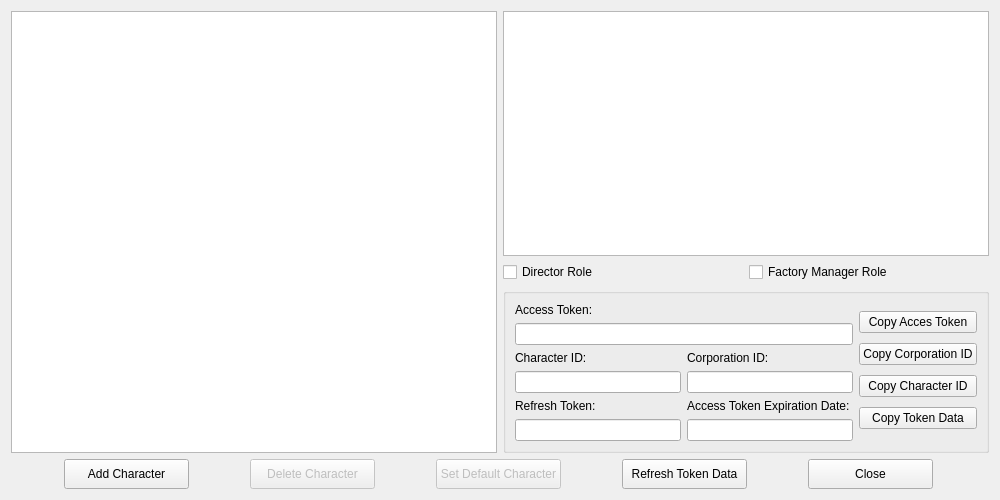
<?xml version="1.0" encoding="UTF-8"?>
<ui version="4.0">
 <class>frmManageAccounts</class>
 <widget class="QWidget" name="frmManageAccounts">
  <property name="geometry">
   <rect>
    <x>0</x>
    <y>0</y>
    <width>1000</width>
    <height>500</height>
   </rect>
  </property>
  <property name="minimumSize">
   <size>
    <width>1000</width>
    <height>500</height>
   </size>
  </property>
  <property name="maximumSize">
   <size>
    <width>1000</width>
    <height>500</height>
   </size>
  </property>
  <property name="windowTitle">
   <string>Manage Accounts</string>
  </property>
  <layout class="QVBoxLayout" name="verticalLayout_11">
   <item>
    <layout class="QVBoxLayout" name="verticalLayout_7"/>
   </item>
   <item>
    <layout class="QHBoxLayout" name="horizontalLayout_7">
     <item>
      <widget class="QTreeWidget" name="lstAccounts">
       <property name="headerHidden">
        <bool>true</bool>
       </property>
       <property name="columnCount">
        <number>1</number>
       </property>
       <column>
        <property name="text">
         <string>lstAccounts</string>
        </property>
       </column>
      </widget>
     </item>
     <item>
      <layout class="QVBoxLayout" name="verticalLayout_10">
       <item>
        <layout class="QVBoxLayout" name="verticalLayout_9">
         <item>
          <widget class="QTreeWidget" name="lstScopes">
           <property name="headerHidden">
            <bool>true</bool>
           </property>
           <property name="columnCount">
            <number>1</number>
           </property>
           <column>
            <property name="text">
             <string>lstScopes</string>
            </property>
           </column>
          </widget>
         </item>
         <item>
          <layout class="QHBoxLayout" name="horizontalLayout_6">
           <item>
            <widget class="QCheckBox" name="chkDirector">
             <property name="text">
              <string>Director Role</string>
             </property>
            </widget>
           </item>
           <item>
            <widget class="QCheckBox" name="chkFactoryManager">
             <property name="text">
              <string>Factory Manager Role</string>
             </property>
            </widget>
           </item>
          </layout>
         </item>
        </layout>
       </item>
       <item>
        <widget class="QGroupBox" name="gbAccountData">
         <property name="title">
          <string/>
         </property>
         <layout class="QHBoxLayout" name="horizontalLayout_5">
          <item>
           <layout class="QHBoxLayout" name="horizontalLayout_4">
            <item>
             <layout class="QVBoxLayout" name="verticalLayout_8">
              <item>
               <layout class="QVBoxLayout" name="verticalLayout_6">
                <item>
                 <widget class="QLabel" name="lblAccessToken">
                  <property name="text">
                   <string>Access Token:</string>
                  </property>
                 </widget>
                </item>
                <item>
                 <widget class="QLineEdit" name="txtAccessToken">
                  <property name="text">
                   <string/>
                  </property>
                  <property name="readOnly">
                   <bool>true</bool>
                  </property>
                 </widget>
                </item>
               </layout>
              </item>
              <item>
               <layout class="QHBoxLayout" name="horizontalLayout_2">
                <item>
                 <layout class="QVBoxLayout" name="verticalLayout_3">
                  <item>
                   <widget class="QLabel" name="lblCharacterID">
                    <property name="text">
                     <string>Character ID:</string>
                    </property>
                   </widget>
                  </item>
                  <item>
                   <widget class="QLineEdit" name="txtCharacterID">
                    <property name="text">
                     <string/>
                    </property>
                    <property name="readOnly">
                     <bool>true</bool>
                    </property>
                   </widget>
                  </item>
                 </layout>
                </item>
                <item>
                 <layout class="QVBoxLayout" name="verticalLayout_2">
                  <item>
                   <widget class="QLabel" name="lblCorpID">
                    <property name="text">
                     <string>Corporation ID:</string>
                    </property>
                   </widget>
                  </item>
                  <item>
                   <widget class="QLineEdit" name="txtCorpID">
                    <property name="text">
                     <string/>
                    </property>
                    <property name="readOnly">
                     <bool>true</bool>
                    </property>
                   </widget>
                  </item>
                 </layout>
                </item>
               </layout>
              </item>
              <item>
               <layout class="QHBoxLayout" name="horizontalLayout_3">
                <item>
                 <layout class="QVBoxLayout" name="verticalLayout_5">
                  <item>
                   <widget class="QLabel" name="lblRefreshToken">
                    <property name="text">
                     <string>Refresh Token:</string>
                    </property>
                   </widget>
                  </item>
                  <item>
                   <widget class="QLineEdit" name="txtRefreshToken">
                    <property name="text">
                     <string/>
                    </property>
                    <property name="readOnly">
                     <bool>true</bool>
                    </property>
                   </widget>
                  </item>
                 </layout>
                </item>
                <item>
                 <layout class="QVBoxLayout" name="verticalLayout_4">
                  <item>
                   <widget class="QLabel" name="Label1">
                    <property name="text">
                     <string>Access Token Expiration Date:</string>
                    </property>
                   </widget>
                  </item>
                  <item>
                   <widget class="QLineEdit" name="txtAccessTokenExpDate">
                    <property name="text">
                     <string/>
                    </property>
                    <property name="alignment">
                     <set>Qt::AlignmentFlag::AlignCenter</set>
                    </property>
                    <property name="readOnly">
                     <bool>true</bool>
                    </property>
                   </widget>
                  </item>
                 </layout>
                </item>
               </layout>
              </item>
             </layout>
            </item>
            <item>
             <layout class="QVBoxLayout" name="verticalLayout">
              <property name="spacing">
               <number>2</number>
              </property>
              <item>
               <widget class="QPushButton" name="btnCopyAccesToken">
                <property name="text">
                 <string>Copy Acces Token</string>
                </property>
               </widget>
              </item>
              <item>
               <widget class="QPushButton" name="btnCopyCorpID">
                <property name="text">
                 <string>Copy Corporation ID</string>
                </property>
               </widget>
              </item>
              <item>
               <widget class="QPushButton" name="btnCopyCharacterID">
                <property name="text">
                 <string>Copy Character ID</string>
                </property>
               </widget>
              </item>
              <item>
               <widget class="QPushButton" name="btnCopyAll">
                <property name="text">
                 <string>Copy Token Data</string>
                </property>
               </widget>
              </item>
             </layout>
            </item>
           </layout>
          </item>
         </layout>
        </widget>
       </item>
      </layout>
     </item>
    </layout>
   </item>
   <item>
    <layout class="QHBoxLayout" name="horizontalLayout">
     <property name="spacing">
      <number>8</number>
     </property>
     <item>
      <widget class="QPushButton" name="btnAddCharacter">
       <property name="minimumSize">
        <size>
         <width>125</width>
         <height>30</height>
        </size>
       </property>
       <property name="maximumSize">
        <size>
         <width>125</width>
         <height>30</height>
        </size>
       </property>
       <property name="text">
        <string>Add Character</string>
       </property>
      </widget>
     </item>
     <item>
      <widget class="QPushButton" name="btnDeleteCharacter">
       <property name="enabled">
        <bool>false</bool>
       </property>
       <property name="minimumSize">
        <size>
         <width>125</width>
         <height>30</height>
        </size>
       </property>
       <property name="maximumSize">
        <size>
         <width>125</width>
         <height>30</height>
        </size>
       </property>
       <property name="text">
        <string>Delete Character</string>
       </property>
      </widget>
     </item>
     <item>
      <widget class="QPushButton" name="btnSelectDefaultChar">
       <property name="enabled">
        <bool>false</bool>
       </property>
       <property name="minimumSize">
        <size>
         <width>125</width>
         <height>30</height>
        </size>
       </property>
       <property name="maximumSize">
        <size>
         <width>125</width>
         <height>30</height>
        </size>
       </property>
       <property name="text">
        <string>Set Default Character</string>
       </property>
      </widget>
     </item>
     <item>
      <widget class="QPushButton" name="btnRefreshToken">
       <property name="minimumSize">
        <size>
         <width>125</width>
         <height>30</height>
        </size>
       </property>
       <property name="maximumSize">
        <size>
         <width>125</width>
         <height>30</height>
        </size>
       </property>
       <property name="text">
        <string>Refresh Token Data</string>
       </property>
      </widget>
     </item>
     <item>
      <widget class="QPushButton" name="btnClose">
       <property name="minimumSize">
        <size>
         <width>125</width>
         <height>30</height>
        </size>
       </property>
       <property name="maximumSize">
        <size>
         <width>125</width>
         <height>30</height>
        </size>
       </property>
       <property name="text">
        <string>Close</string>
       </property>
      </widget>
     </item>
    </layout>
   </item>
  </layout>
 </widget>
 <resources/>
 <connections/>
</ui>
